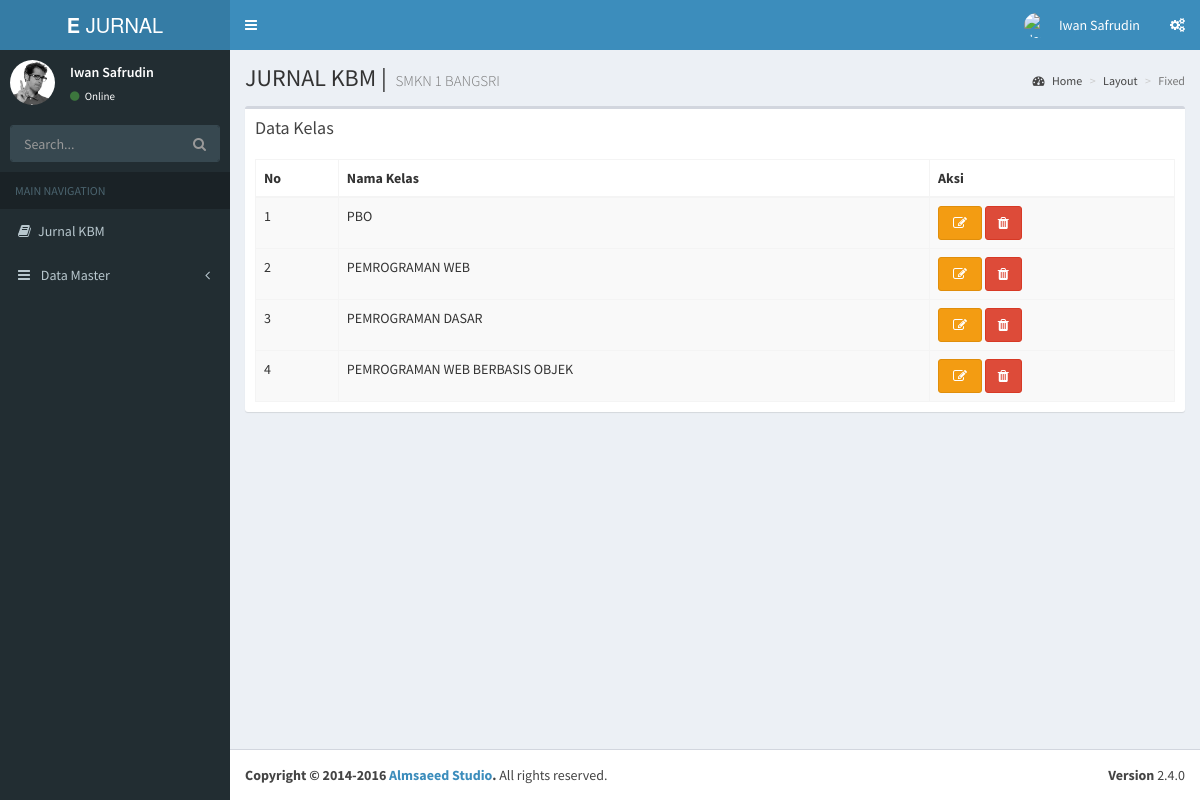
The app's page /dashboard.php?page=mapel (signed in) with its own data.
### tables this page shows
CREATE TABLE `tbl_mapel` (
  `id_mapel` int(11) NOT NULL,
  `nama_mapel` varchar(55) NOT NULL
);

### Databases.php (called while the page is built, shortened)
<?php
class Databases{
	public $host='localhost';
	public $name='root';
	public $pass='dimasari123';
	public $dbname='db_jurnal';
	public $mysqli;
	function __construct() {
		$this->mysqli= new mysqli($this->host,$this->name,$this->pass,$this->dbname);
			?>
			<?php
	}
	public function getData($query)
	{
		$result = $this->mysqli->query($query);
		$rows = array();
		while ($row = $result->fetch_assoc()) {
			$rows[] = $row;
		}
		return $rows;
	}
}
?>

### page/mapel/mapel.php (the view, shortened to what this page needs)
<?php
		$sql = "SELECT * FROM tbl_mapel";
		$result = $mysqli->getData($sql);
 ?>
          <div class="box">
            <div class="box-header">
              <h3 class="box-title">Data Kelas</h3>
            </div>
            <div class="box-body">
              <table id="example1" class="table table-bordered table-striped">
                <thead>
                <tr>
                  <th>No </th>
                  <th>Nama Kelas</th>
                  <th>Aksi</th>
                </tr>
                </thead>
                <tbody>
                <?php
                $i=1;
                foreach ($result as $show) {
                 ?>
                <tr>
                  <td><?php echo $i++; ?></td>
                  <td><?php echo $show['nama_mapel'];?></td>
                  <td>
                    <a href="?page=kelas&aksi=ubah&id=" type="button" class="btn  btn-warning "><i class="fa fa-fw fa-pencil-square-o"></i></a>
                    <a href="?page=kelas&aksi=hapus&id=" type="button" class="btn  btn-danger "><i class="fa fa-trash"></i></a>
                  </td>
                </tr>
                <tr>
                 <?php } ?>
              </table>
            </div>
          </div>
        </div>
      </div>

### records on screen
tbl_mapel: nama_mapel "PBO"
tbl_mapel: nama_mapel "PEMROGRAMAN WEB"
tbl_mapel: nama_mapel "PEMROGRAMAN DASAR"
tbl_mapel: nama_mapel "PEMROGRAMAN WEB BERBASIS OBJEK"

### other values on screen
$nama_guru "Iwan Safrudin"
